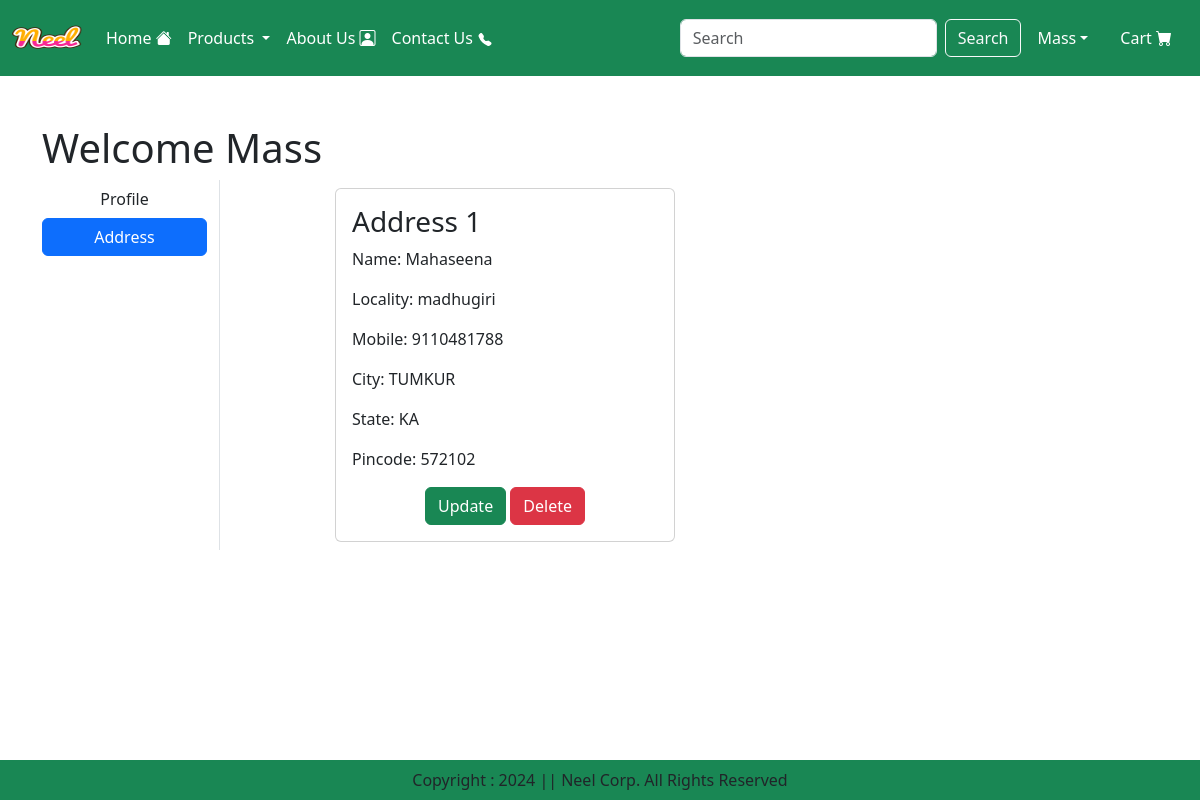
/address/ (signed in), run on the app's committed database.
### app/models.py (models this page shows, shortened)
class Customer(models.Model):
    user = models.ForeignKey(User,on_delete=models.CASCADE)
    name = models.CharField(max_length=30)
    locality = models.CharField(max_length=300)
    city = models.CharField(max_length=50)
    mobile =models.IntegerField()
    zipcode = models.IntegerField()
    state = models.CharField(choices=STATE_CHOICES,max_length=50)

### app/views.py (the view)
# urls.py: path("address/",adress,name="address"),
@login_required
def adress(request):
    cartitem = cart_num(request)
    add = Customer.objects.filter(user=request.user)
    return render(request,'address.html',locals())

### app/views.py (called while the page is built)
def cart_num(request)->int:
    if request.user.is_authenticated:
        return  len(Cart.objects.filter(user=request.user))

### app/templates/address.html (shortened to what this page needs)
{% extends "base.html" %}
{% load static %}
{% block main %}
<div class="container my-5">
    <div class="row">
        <h1>Welcome <span class="text-capitalize">{{request.user}}</span></h1>
        <div class="col-sm-2 border-end">
            <ul class="list-unstyled">
                <li class="d-grid"><a href="{% url 'profile'%}" class="btn ">Profile</a></li>
                <li class="d-grid"><a href="{% url 'address'%}" class="btn btn-primary">Address</a></li>
            </ul>
        </div>
        <div class="col-sm-8 offset-sm-1" >
            <div class="row">
                {% for ad in add %}
                    <div class="col-sm-6">
                        <div class="card m-2">
                            <div class="card-body">
                                <h3>Address {{forloop.counter}}</h3>
                                <p>Name: {{ad.name}}</p>
                                <p>Locality: {{ad.locality}}</p>
                                <p>Mobile: {{ad.mobile}}</p>
                                <p>City: {{ad.city}}</p>
                                <p>State: {{ad.state}}</p>
                                <p>Pincode: {{ad.zipcode}}</p>
                                <div class="text-center"  >
                                    <a href="{% url 'updateAddress' pk=ad.id %}" type="button" class="btn btn-success">Update</a>
                                    <a href="{% url 'deleteaddress' pk=ad.id %}" type="button" class="btn btn-danger">Delete</a>
                                </div>
                            </div>
                        </div>
                    </div>
                {% endfor %}
            </div>
        </div>
    </div>
 </div>
{% endblock main %}

### app/templates/base.html (shortened to what this page needs)
{% load static %}
<!DOCTYPE html>
<html lang="en">
  <head>
    <link rel="stylesheet" href="https://cdn.jsdelivr.net/npm/bootstrap-icons@1.11.3/font/bootstrap-icons.min.css">
    <link
      href="https://cdn.jsdelivr.net/npm/bootstrap@5.3.3/dist/css/bootstrap.min.css"
      rel="stylesheet"
    />
    <link rel="stylesheet" href="{% static "css/owl.carousel.min.css" %}">
    <link rel="stylesheet" href="{% static "css/all.min.css" %}">
    <link rel="stylesheet" href="{% static "css/style.css" %}">
  </head>
  <body>
     <nav class="navbar navbar-expand-lg navbar-dark bg-success">
      <div class="container-fluid">
        <a class="navbar-brand" href=""><img src="{% static "images/neel.png" %}" width="70" height="50" alt=""> </a>
        <div class="collapse navbar-collapse" id="navbarSupportedContent">
          <ul class="navbar-nav me-auto mb-2 mb-lg-0">
            <li class="nav-item">
              <a class="nav-link active" aria-current="page" href="/">Home <i class="bi bi-house-fill"></i></a>
            </li>
            <li class="nav-item dropdown ">
              <a class="nav-link dropdown-toggle text-white" href="#" role="button" data-bs-toggle="dropdown" aria-expanded="false">
                Products
              </a>
            </li>
            <li class="nav-item">
              <a class="nav-link text-white" href="{% url 'about'%}"> About Us <i class="bi bi-person-square"></i></a>
            </li>
            <li class="nav-item">
              <a class="nav-link text-white" href="{% url 'contact'%}">Contact Us </a>
            </li>
          </ul>
          <form class="d-flex" role="search" action="/search">
            <input class="form-control me-2" name="search" type="search" placeholder="Search" aria-label="Search">
            <button class="btn btn-outline-light" type="submit">Search</button>
          </form>
        </div>
          <ul class="navbar-nav  me-auto mb-2 mb-lg-0">
            {% if request.user.is_authenticated %}
            <li class="nav-item dropdown mx-2">
              <a class="nav-link dropdown-toggle text-white" href="#" id="profileDropdown" role="button" data-bs-toggle="dropdown"
               aria-expanded="false">{{request.user.username|capfirst}}</a>
            </li>
            <li class="nav-item mx-2">
              <a href="{% url "showcart" %}" class="nav-link text-white">Cart <i class="bi bi-cart-fill"></i>
              </a>
            </li>
            {% endif %}
          </ul>
      </div>
    </nav>
    {% block main %}{% endblock main %}
    <footer class="container-fluid fixed-bottom bg-success text-center p-2 mt-5">
      Copyright : 2024 || Neel Corp. All Rights Reserved
    </footer>
  </body>
</html>

### data on the page
Customer: name "Mahaseena", locality "madhugiri", mobile "9110481788", city "TUMKUR", state "KA", zipcode "572102"

### other printed values
{{ request.user.username|capfirst }} "Mass"
{{ request.user }} "Mass"
